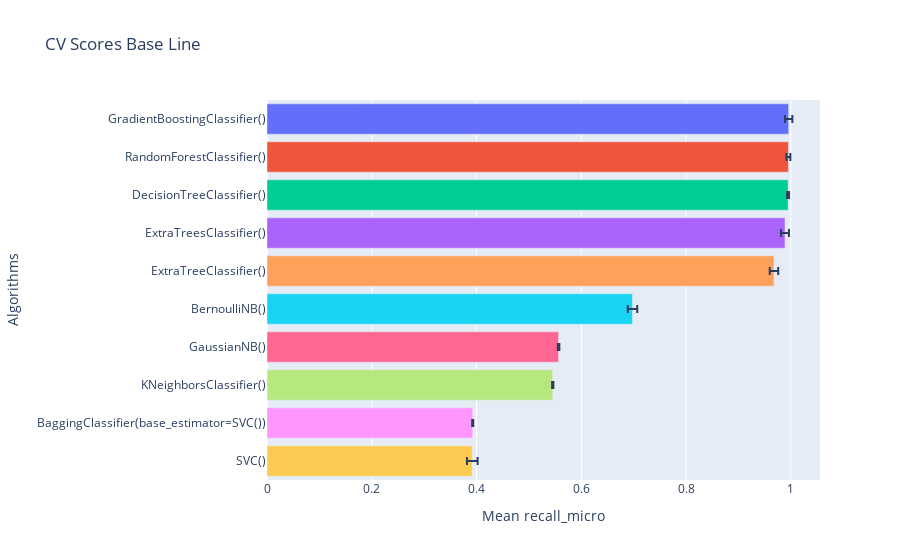

The notebook cell saved with this chart:
### Code cell
gp.crossval_models(x=x,y=y,folds=scv,estimadores=lista_estimadores,score="recall_micro")

### Figure 1 — Plotly figure (JSON) as saved in the notebook; plotly's stock layout.template omitted (floating-point values rounded to 4 significant figures)
{"data": [{"alignmentgroup": "True", "error_x": {"array": [0.00707]}, "hovertemplate": "Algorithms=%{y}<br>Mean recall_micro=%{x}<extra></extra>", "legendgroup": "GradientBoostingClassifier()", "marker": {"color": "#636efa", "pattern": {"shape": ""}}, "name": "GradientBoostingClassifier()", "offsetgroup": "GradientBoostingClassifier()", "orientation": "h", "showlegend": true, "textposition": "auto", "type": "bar", "x": [0.9959], "xaxis": "x", "y": ["GradientBoostingClassifier()"], "yaxis": "y"}, {"alignmentgroup": "True", "error_x": {"array": [0.003785]}, "hovertemplate": "Algorithms=%{y}<br>Mean recall_micro=%{x}<extra></extra>", "legendgroup": "RandomForestClassifier()", "marker": {"color": "#EF553B", "pattern": {"shape": ""}}, "name": "RandomForestClassifier()", "offsetgroup": "RandomForestClassifier()", "orientation": "h", "showlegend": true, "textposition": "auto", "type": "bar", "x": [0.9954], "xaxis": "x", "y": ["RandomForestClassifier()"], "yaxis": "y"}, {"alignmentgroup": "True", "error_x": {"array": [0.001828]}, "hovertemplate": "Algorithms=%{y}<br>Mean recall_micro=%{x}<extra></extra>", "legendgroup": "DecisionTreeClassifier()", "marker": {"color": "#00cc96", "pattern": {"shape": ""}}, "name": "DecisionTreeClassifier()", "offsetgroup": "DecisionTreeClassifier()", "orientation": "h", "showlegend": true, "textposition": "auto", "type": "bar", "x": [0.9949], "xaxis": "x", "y": ["DecisionTreeClassifier()"], "yaxis": "y"}, {"alignmentgroup": "True", "error_x": {"array": [0.007532]}, "hovertemplate": "Algorithms=%{y}<br>Mean recall_micro=%{x}<extra></extra>", "legendgroup": "ExtraTreesClassifier()", "marker": {"color": "#ab63fa", "pattern": {"shape": ""}}, "name": "ExtraTreesClassifier()", "offsetgroup": "ExtraTreesClassifier()", "orientation": "h", "showlegend": true, "textposition": "auto", "type": "bar", "x": [0.989], "xaxis": "x", "y": ["ExtraTreesClassifier()"], "yaxis": "y"}, {"alignmentgroup": "True", "error_x": {"array": [0.00807]}, "hovertemplate": "Algorithms=%{y}<br>Mean recall_micro=%{x}<extra></extra>", "legendgroup": "ExtraTreeClassifier()", "marker": {"color": "#FFA15A", "pattern": {"shape": ""}}, "name": "ExtraTreeClassifier()", "offsetgroup": "ExtraTreeClassifier()", "orientation": "h", "showlegend": true, "textposition": "auto", "type": "bar", "x": [0.9679], "xaxis": "x", "y": ["ExtraTreeClassifier()"], "yaxis": "y"}, {"alignmentgroup": "True", "error_x": {"array": [0.009062]}, "hovertemplate": "Algorithms=%{y}<br>Mean recall_micro=%{x}<extra></extra>", "legendgroup": "BernoulliNB()", "marker": {"color": "#19d3f3", "pattern": {"shape": ""}}, "name": "BernoulliNB()", "offsetgroup": "BernoulliNB()", "orientation": "h", "showlegend": true, "textposition": "auto", "type": "bar", "x": [0.6978], "xaxis": "x", "y": ["BernoulliNB()"], "yaxis": "y"}, {"alignmentgroup": "True", "error_x": {"array": [0.001489]}, "hovertemplate": "Algorithms=%{y}<br>Mean recall_micro=%{x}<extra></extra>", "legendgroup": "GaussianNB()", "marker": {"color": "#FF6692", "pattern": {"shape": ""}}, "name": "GaussianNB()", "offsetgroup": "GaussianNB()", "orientation": "h", "showlegend": true, "textposition": "auto", "type": "bar", "x": [0.5567], "xaxis": "x", "y": ["GaussianNB()"], "yaxis": "y"}, {"alignmentgroup": "True", "error_x": {"array": [0.001182]}, "hovertemplate": "Algorithms=%{y}<br>Mean recall_micro=%{x}<extra></extra>", "legendgroup": "KNeighborsClassifier()", "marker": {"color": "#B6E880", "pattern": {"shape": ""}}, "name": "KNeighborsClassifier()", "offsetgroup": "KNeighborsClassifier()", "orientation": "h", "showlegend": true, "textposition": "auto", "type": "bar", "x": [0.5455], "xaxis": "x", "y": ["KNeighborsClassifier()"], "yaxis": "y"}, {"alignmentgroup": "True", "error_x": {"array": [0.0009871]}, "hovertemplate": "Algorithms=%{y}<br>Mean recall_micro=%{x}<extra></extra>", "legendgroup": "BaggingClassifier(base_estimator=SVC())", "marker": {"color": "#FF97FF", "pattern": {"shape": ""}}, "name": "BaggingClassifier(base_estimator=SVC())", "offsetgroup": "BaggingClassifier(base_estimator=SVC())", "orientation": "h", "showlegend": true, "textposition": "auto", "type": "bar", "x": [0.3927], "xaxis": "x", "y": ["BaggingClassifier(base_estimator=SVC())"], "yaxis": "y"}, {"alignmentgroup": "True", "error_x": {"array": [0.01016]}, "hovertemplate": "Algorithms=%{y}<br>Mean recall_micro=%{x}<extra></extra>", "legendgroup": "SVC()", "marker": {"color": "#FECB52", "pattern": {"shape": ""}}, "name": "SVC()", "offsetgroup": "SVC()", "orientation": "h", "showlegend": true, "textposition": "auto", "type": "bar", "x": [0.3919], "xaxis": "x", "y": ["SVC()"], "yaxis": "y"}], "layout": {"barmode": "relative", "legend": {"title": {"text": "Algorithms"}, "tracegroupgap": 0}, "showlegend": false, "title": {"text": "CV Scores Base Line"}, "xaxis": {"anchor": "y", "domain": [0, 1], "title": {"text": "Mean recall_micro"}}, "yaxis": {"anchor": "x", "categoryarray": ["SVC()", "BaggingClassifier(base_estimator=SVC())", "KNeighborsClassifier()", "GaussianNB()", "BernoulliNB()", "ExtraTreeClassifier()", "ExtraTreesClassifier()", "DecisionTreeClassifier()", "RandomForestClassifier()", "GradientBoostingClassifier()"], "categoryorder": "array", "domain": [0, 1], "title": {"text": "Algorithms"}}}}
